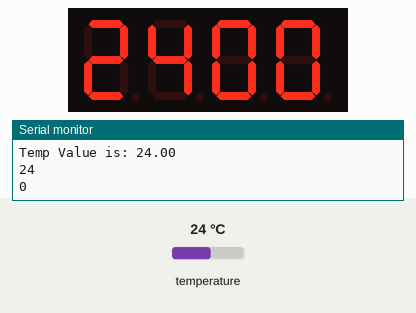
Simulated run of this sketch. Board: Arduino Uno, built with avr-gcc and run on an emulated ATmega328P. Parts: 4-digit seven-segment display, the last lines printed to the serial monitor. Inputs (shaded band) come from the test bench; at power-on: temperature 24 °C.

Above: at 1.2 s.
1.3 s: temperature set to 12 °C
At 2.3 s:
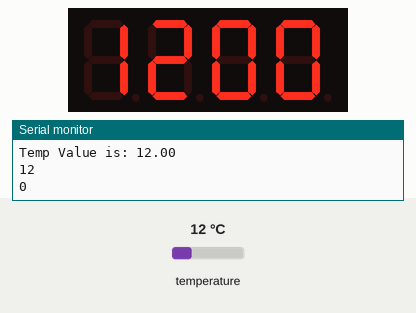
3.5 s: temperature set to 19 °C
At 5.1 s:
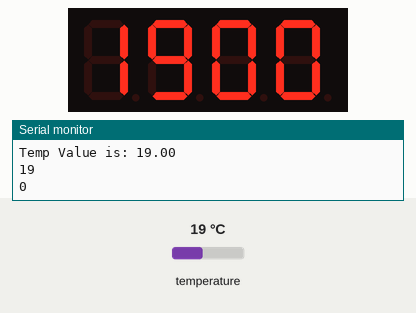
5.5 s: temperature set to 28 °C
At 6.7 s:
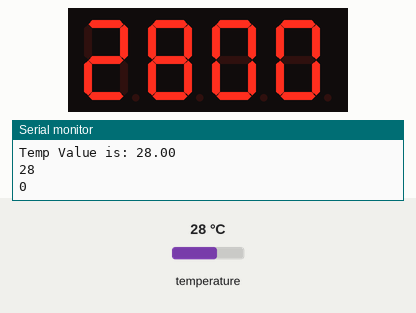
Timing chart, 0 to 8.5 s (numbered marks = the images above; inputs shaded):
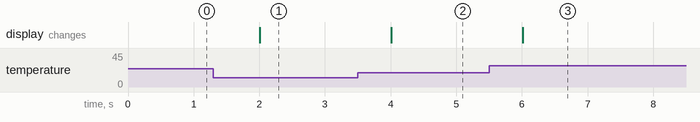

The sketch:

CapteurTemperature.ino
```cpp
// (licence header left out)
#include "MeAuriga.h"


//setup capteurTemperature
MeOnBoardTemp OnBoardTemp(PORT_13);

float temperature = 0;

//setup afficheur 7 segments
uint8_t    TempDisp[] = { 0x00, 0x00, 0x00, 0x00 };

Me7SegmentDisplay disp(PORT_8);

void setup()
{
  Serial.begin(115200);
  disp.set();
  disp.init();
}

void loop()
{
  //affichage dans le terminal
  Serial.print("Analog Value is: ");
  Serial.println(OnBoardTemp.readAnalog());
  Serial.print("Temp Value is: ");
  Serial.println(OnBoardTemp.readValue());

  temperature = OnBoardTemp.readValue();
  int partieentiere = (int) temperature;
  int decimal = (int) ((temperature - partieentiere) *100);
Serial.println(partieentiere);
Serial.println(decimal);

  TempDisp[0] = partieentiere / 10;
  TempDisp[1] = partieentiere % 10;
  TempDisp[2] = decimal / 10;
  TempDisp[3] = decimal % 10;


  disp.display(TempDisp);
  delay(1000);
}
```

Measured:
- after the input at 1.3 s, the display: changes after 0.71 s (image 1)
- after the input at 3.5 s, the display: changes after 0.51 s (image 2)
- after the input at 5.5 s, the display: changes after 0.51 s (image 3)
